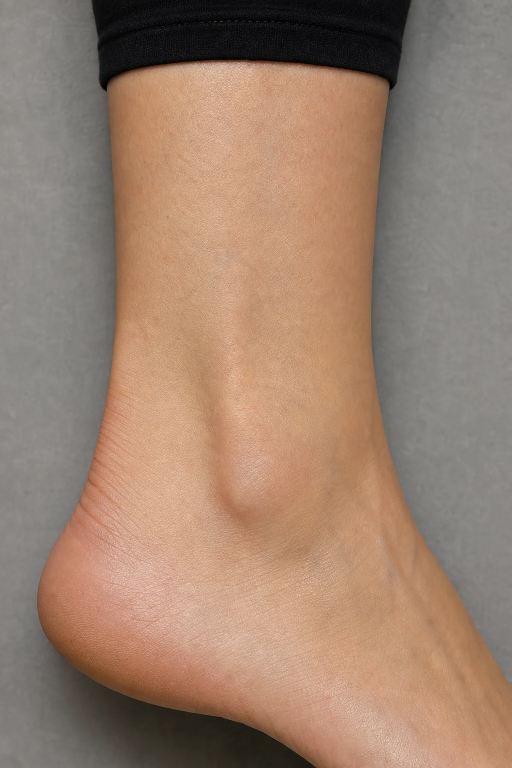
#> input picture services/worker/generation/plates/ankle-feminine.webp, 1024 x 1536 px (shown at 1/2 size); its folder holds only this picture in this run
$ python -i geometry.py   (imports and definitions only)
#> lines starting #> are read from the running program, lines starting #| are printed output that depends on the picture; after the words box and inside, x2 and y2 are one past the last pixel; in counts of white or black regions, pixels touching at a corner belong together
"""Design-geometry comparison for the constrained AI blend (MOCKUP-INV-002, ADR-0002, TASK-0008).

A blend may change how the ink *sits* — lighting, skin texture, subsurface softening, edge
settling — but never what the ink *is*. This module measures the second without being fooled by
the first:

1. Only the placed design region is compared: the composite's recorded pixel bounds, plus a margin.
2. Each image is normalised against a heavily blurred copy of itself, which removes lighting and
   tone changes. Ink is found as "darker than the skin around it", in each image independently.
3. The ink outlines are compared with a symmetric nearest-edge distance. The 95th percentile is
   reported rather than the mean, so a few texture specks cannot hide a moved element and a single
   stray pixel cannot fail a faithful blend. Ink-mask overlap (IoU) is reported alongside.

`GeometryTolerance` has no default; `BLEND_TOLERANCE` is the one value decided so far, by TASK-0040
measurement, and is named rather than implied. Anything the method cannot verify — no
ink in the reference, ink gone from the result — reports an infinite displacement and fails, so an
unverifiable blend can never pass by default.
"""

from __future__ import annotations

import io
import math
from dataclasses import dataclass
from typing import Any

import numpy as np
from PIL import Image, ImageFilter
from skimage.measure import label

#: Below this local contrast (grey levels) a region is treated as bare skin, not ink.
MIN_INK_CONTRAST = 10.0

#: Edge points are subsampled to at most this many per image to bound the pairwise distance cost.
MAX_EDGE_POINTS = 4000

#: Fraction of the design bounds added on each side, so a design that moved is still in view.
REGION_MARGIN = 0.1

#: TASK-0087: the local check divides the compared region into this many tiles per side, and
#: judges only tiles where the reference has at least this fraction of ink.
TILE_GRID = 4
MIN_TILE_INK = 0.02


@dataclass(frozen=True)
class GeometryReport:
    """How far the design's ink outlines moved between the pre-blend warp and the blend."""

    p95_px: float
    max_px: float
    #: ``p95_px`` as a fraction of the design's diagonal, so one tolerance fits every size.
    p95_relative: float
    ink_iou: float
    #: Outline pixels found in the reference. Zero means there was nothing to verify against.
    reference_edges: int
    #: TASK-0087 (audit ARQ-02): the lowest ink IoU over the inked tiles of a grid on the design.
    #: A small emblem or a letter redrawn barely moves the global numbers; it empties its tile.
    worst_tile_iou: float = 1.0


@dataclass(frozen=True)
class GeometryTolerance:
    """The pass condition. Its values are TASK-0008's output; there is no default on purpose."""

    max_p95_relative: float
    min_ink_iou: float
    #: TASK-0087: the local limit. Zero checks nothing locally.
    min_tile_iou: float = 0.0


#: Calibrated in TASK-0040 on the live Mestalla composite (1024 x 1536, design 640 x 1136 px).
#: GPT-Image edits, four runs: p95 0.0093-0.0158 of the diagonal, ink IoU 0.683-0.772, all visibly
#: faithful (the worst only darkened the tone). FLUX.2 edits, two runs: p95 0.0199-0.0208, IoU
#: 0.477-0.532, with ornaments and the crest's outline redrawn. The limits sit between the two.
#: One design is a thin corpus: revisit when more designs have been measured (ADR-0018).
#: TASK-0087 (audit ARQ-02): the local limit comes from the synthetic corpus (`mockup.corpus`: four
#: designs, three skin tones, three finish strengths, four kinds of redraw). Faithful finishes kept
#: a worst tile IoU of 0.231 or more; every redraw — a small emblem redrawn or dropped, one letter
#: changed, the design shifted — fell to 0.202 or less, fourteen of 39 past the global limits
#: alone. 0.21 sits between with a thin margin: recalibrate against real finishes.
BLEND_TOLERANCE = GeometryTolerance(max_p95_relative=0.018, min_ink_iou=0.62, min_tile_iou=0.21)


# [5 lines left out: function _region, not called in this run]


def ink_mask(gray: np.ndarray) -> np.ndarray:
    """Pixels markedly darker than their surrounding skin, with tiny specks removed."""
    height, width = gray.shape
    radius = max(6.0, min(width, height) / 10)
    background = np.asarray(
        Image.fromarray(np.clip(gray, 0, 255).astype(np.uint8)).filter(
            ImageFilter.GaussianBlur(radius)
        ),
        dtype=np.float32,
    )
    residual = gray - background
    strongest = -float(np.percentile(residual, 0.5))
    if strongest < MIN_INK_CONTRAST:
        return np.zeros_like(gray, dtype=bool)
    mask: np.ndarray = residual < -max(MIN_INK_CONTRAST, 0.35 * strongest)
    components = label(mask, connectivity=2)  # type: ignore[no-untyped-call]
    sizes = np.bincount(components.ravel())
    keep = sizes >= max(8, int(mask.size * 0.0002))
    keep[0] = False
    kept: np.ndarray = keep[components]
    return kept


# [30 lines left out: functions _outline, _points, _nearest, not called in this run]


def _gray(image: Image.Image) -> np.ndarray:
    return np.asarray(image.convert("L"), dtype=np.float32)


# [61 lines left out: functions worst_tile_iou, geometry_report, within_tolerance, not called in this run]


class GeometryCheck:
    """The orchestration graph's geometry check, backed by this method and a decided tolerance."""

    def __init__(self, tolerance: GeometryTolerance) -> None:
        self.tolerance = tolerance

    def within_tolerance(self, warped: bytes, blended: bytes, transform: dict[str, Any]) -> bool:
        return within_tolerance(geometry_report(warped, blended, transform), self.tolerance)

>>> import cv2
>>> picture = cv2.imread('../generation/plates/ankle-feminine.webp', cv2.IMREAD_GRAYSCALE)
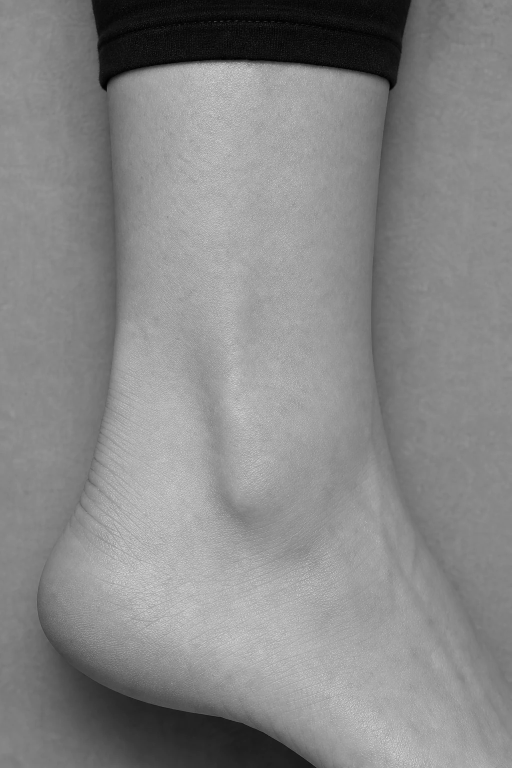
#> picture: shape (1536, 1024) (shown at 1/2 size); min 0, max 231, mean 135
>>> result = ink_mask(picture)
#> in ink_mask, `background = np.asarray( Image.fromarray(np.clip(gray, 0, 255).astype(..`:
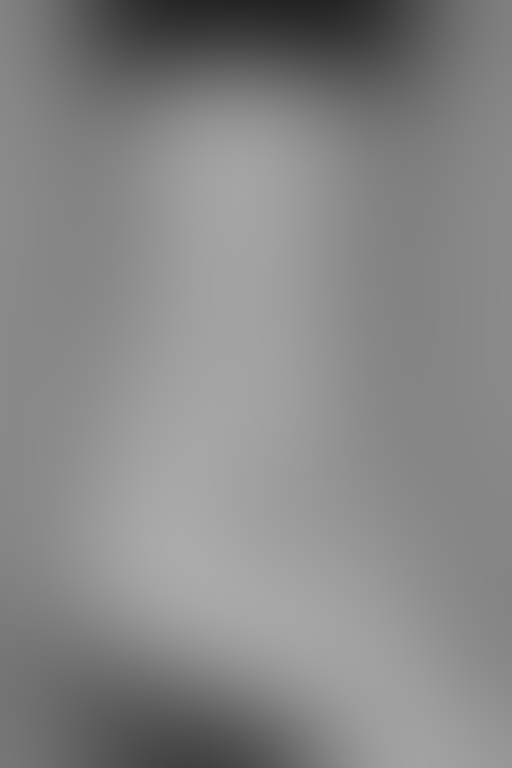
#> background: shape (1536, 1024) float32 (shown at 1/2 size); min 33, max 170, mean 134.7
#> in ink_mask, `residual = gray - background`:
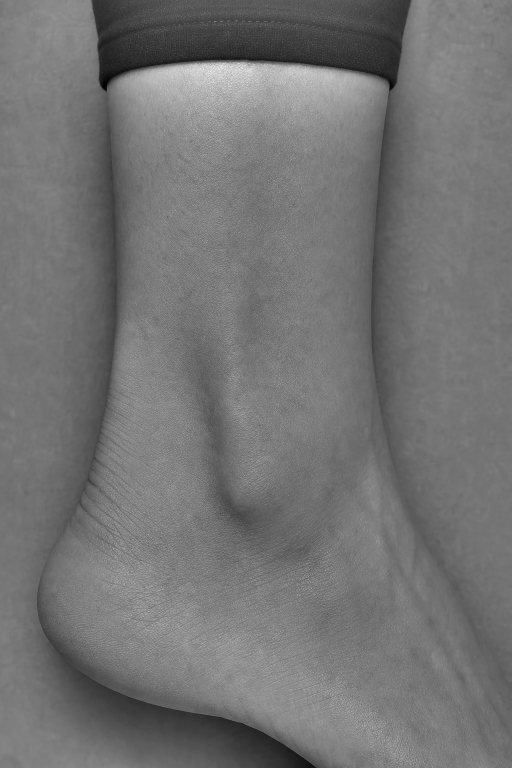
#> residual: shape (1536, 1024) float32 (shown at 1/2 size); min -105, max 127, mean 0.2; drawn with min black and max white
#> in ink_mask, `strongest = -float(np.percentile(residual, 0.5))`: strongest = 71
#> in ink_mask, `mask: np.ndarray = residual < -max(MIN_INK_CONTRAST, 0.35 * strongest)`:
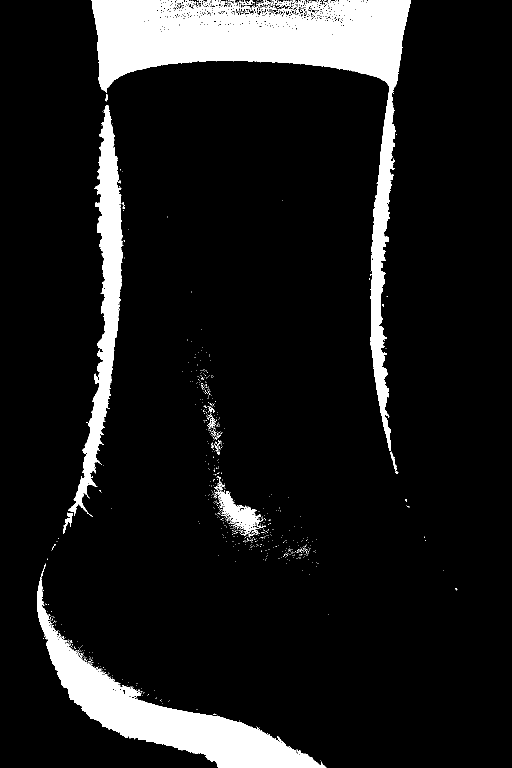
#> mask: shape (1536, 1024) bool (shown at 1/2 size); 10.6% white; 862 white regions (837 under 20 px), largest, box (x1, y1, x2, y2) and area: (183, 0, 822, 902) 91263, (74, 1128, 653, 1536) 44045, (136, 210, 247, 1034) 24290
#> in ink_mask, `components = label(mask, connectivity=2)`:
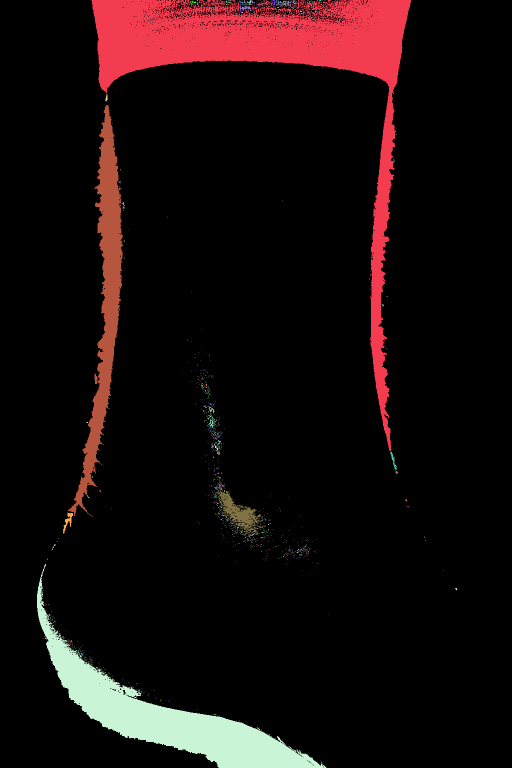
#> components: shape (1536, 1024) int32 (shown at 1/2 size); 863 distinct labels, from 0 to 862; one colour per label, 0 black
#> in ink_mask, `sizes = np.bincount(components.ravel())`: sizes = 863 values, max 1406884 at index 0, min 1 at index 6, mean 1822.6
#> in ink_mask, `kept: np.ndarray = keep[components]`:
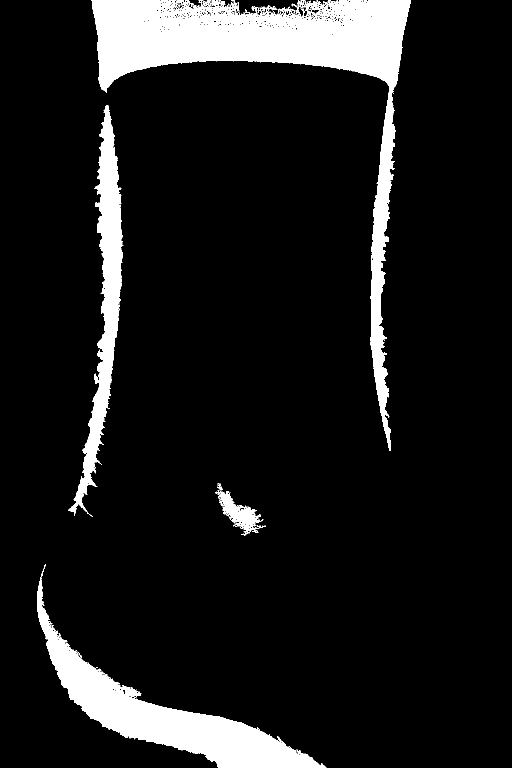
#> kept: shape (1536, 1024) bool (shown at 1/2 size); 10.3% white; 4 white regions, box (x1, y1, x2, y2) and area: (183, 0, 822, 902) 91263, (74, 1128, 653, 1536) 44045, (136, 210, 247, 1034) 24290, (431, 966, 531, 1072) 2893

$ run again, on services/worker/generation/plates/ankle-masculine.webp
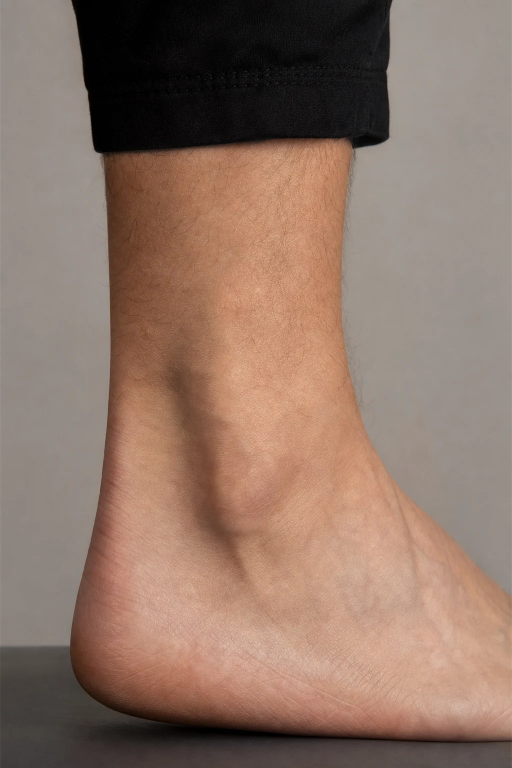
#> input picture services/worker/generation/plates/ankle-masculine.webp, 1024 x 1536 px (shown at 1/2 size)
#> in ink_mask, `residual = gray - background`:
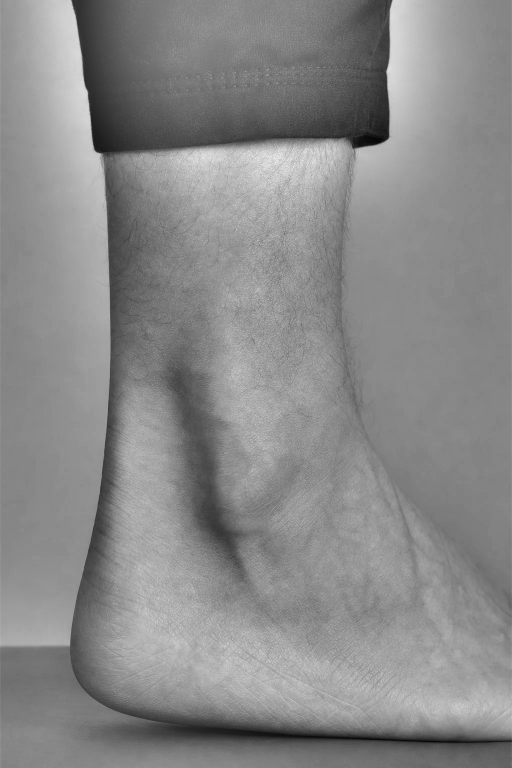
#> residual: shape (1536, 1024) float32 (shown at 1/2 size); min -109, max 92, mean -0.6; drawn with min black and max white
#> strongest = 79
#> mask: shape (1536, 1024) bool; 12.9% white; 1368 white regions (1352 under 20 px), largest, box (x1, y1, x2, y2) and area: (140, 0, 1024, 1536) 173895, (320, 701, 494, 1163) 24871, (637, 121, 668, 144) 212
#> components: shape (1536, 1024) int32; 1369 distinct labels, from 0 to 1368
#> sizes = 1369 values, max 1369822 at index 0, min 1 at index 4, mean 1148.9
#> in ink_mask, `kept: np.ndarray = keep[components]`:
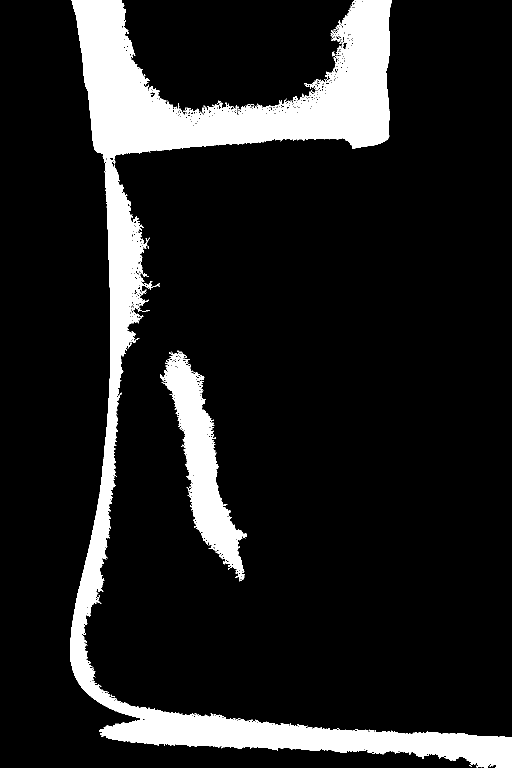
#> kept: shape (1536, 1024) bool (shown at 1/2 size); 12.6% white; 2 white regions, box (x1, y1, x2, y2) and area: (140, 0, 1024, 1536) 173895, (320, 701, 494, 1163) 24871

$ run again, on services/worker/generation/plates/behind_ear-feminine.webp
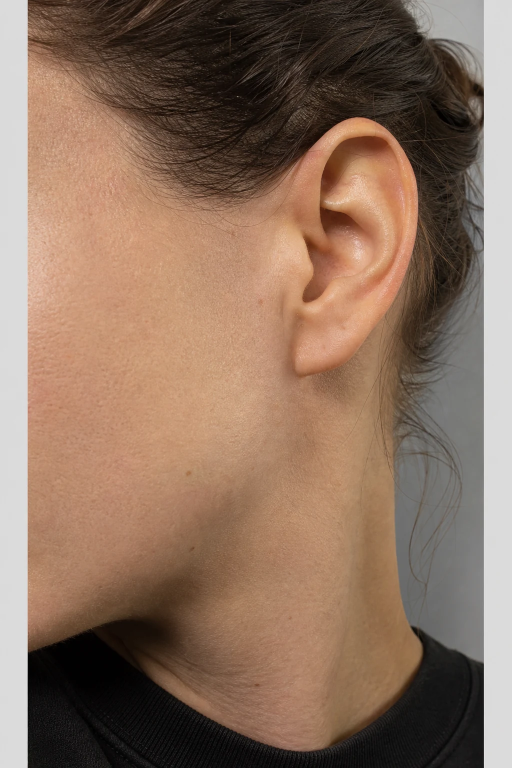
#> input picture services/worker/generation/plates/behind_ear-feminine.webp, 1024 x 1536 px (shown at 1/2 size)
#> strongest = 96
#> mask: shape (1536, 1024) bool; 16.3% white; 2256 white regions (2097 under 20 px), largest, box (x1, y1, x2, y2) and area: (714, 12, 968, 1104) 89361, (370, 1252, 968, 1536) 54535, (55, 1218, 350, 1536) 48034
#> in ink_mask, `components = label(mask, connectivity=2)`:
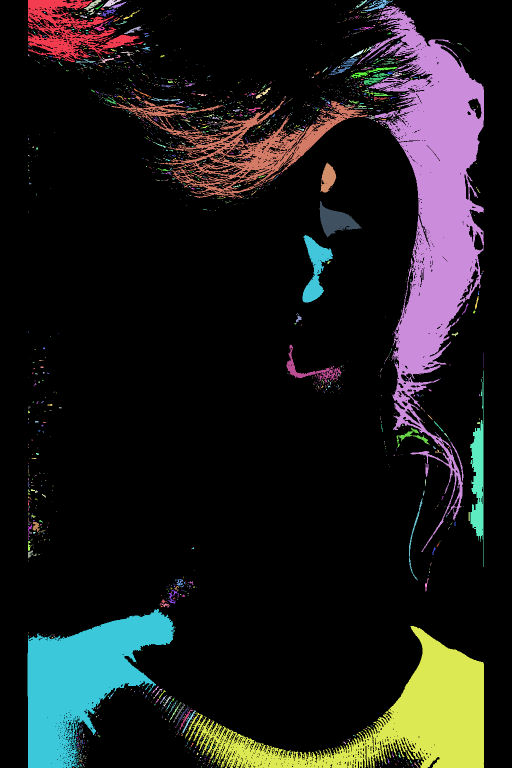
#> components: shape (1536, 1024) int32 (shown at 1/2 size); 2257 distinct labels, from 0 to 2256; one colour per label, 0 black
#> sizes = 2257 values, max 1316640 at index 0, min 1 at index 7, mean 696.9
#> in ink_mask, `kept: np.ndarray = keep[components]`:
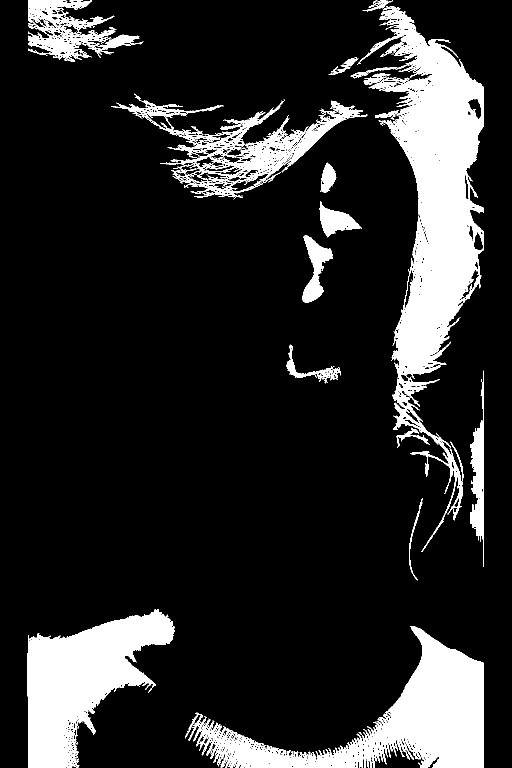
#> kept: shape (1536, 1024) bool (shown at 1/2 size); 15.3% white; 16 white regions, largest, box (x1, y1, x2, y2) and area: (714, 12, 968, 1104) 89361, (370, 1252, 968, 1536) 54535, (55, 1218, 350, 1536) 48034

$ run again, on services/worker/generation/plates/behind_ear-masculine.webp
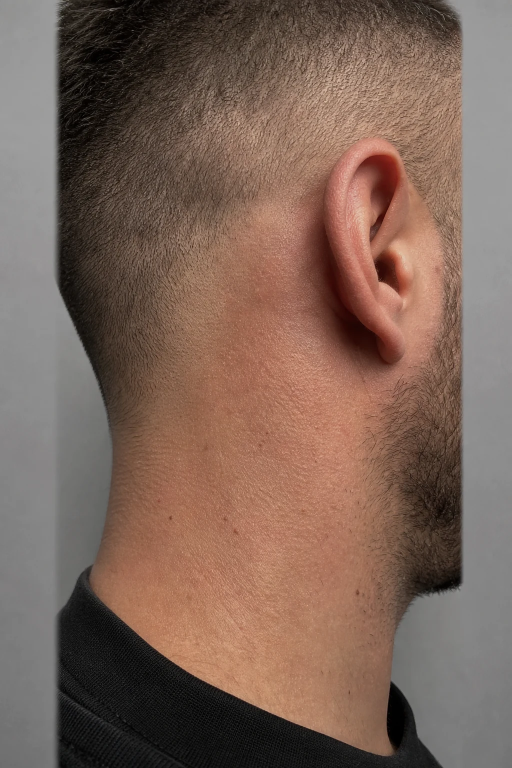
#> input picture services/worker/generation/plates/behind_ear-masculine.webp, 1024 x 1536 px (shown at 1/2 size)
#> strongest = 87
#> mask: shape (1536, 1024) bool; 16.5% white; 5299 white regions (5053 under 20 px), largest, box (x1, y1, x2, y2) and area: (116, 1130, 885, 1536) 76175, (115, 0, 305, 1024) 70627, (785, 728, 924, 1253) 35951
#> in ink_mask, `components = label(mask, connectivity=2)`:
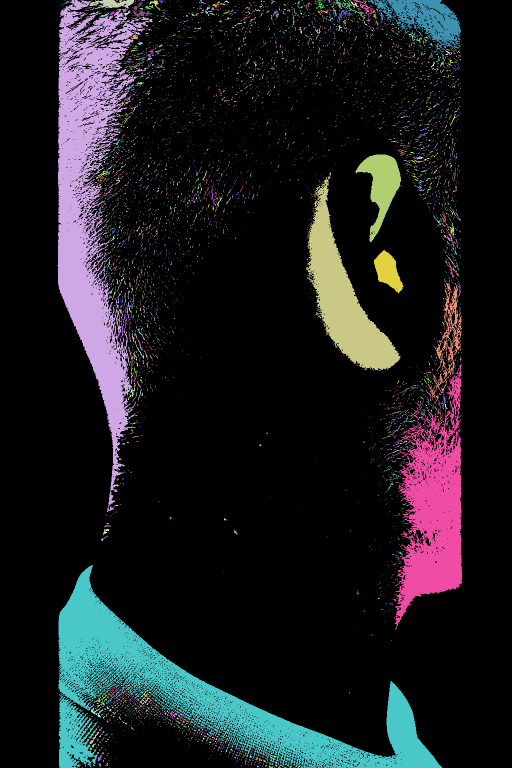
#> components: shape (1536, 1024) int32 (shown at 1/2 size); 5300 distinct labels, from 0 to 5299; one colour per label, 0 black
#> sizes = 5300 values, max 1313026 at index 0, min 1 at index 1, mean 296.8
#> in ink_mask, `kept: np.ndarray = keep[components]`:
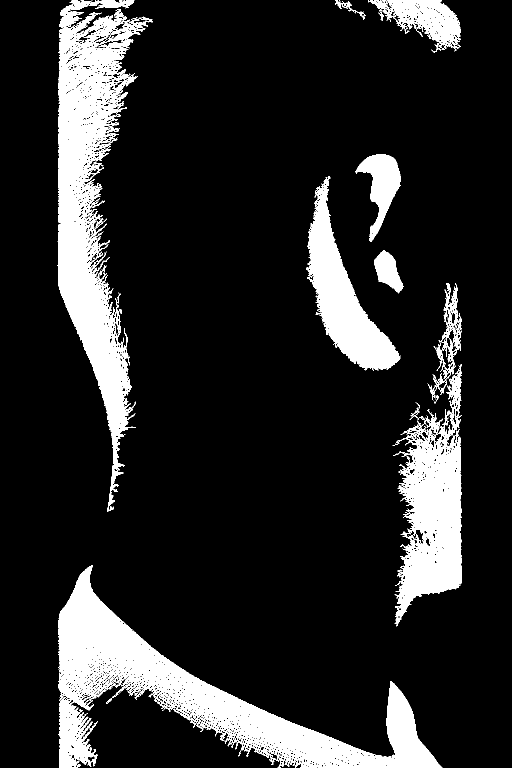
#> kept: shape (1536, 1024) bool (shown at 1/2 size); 14.7% white; 10 white regions, largest, box (x1, y1, x2, y2) and area: (116, 1130, 885, 1536) 76175, (115, 0, 305, 1024) 70627, (785, 728, 924, 1253) 35951
